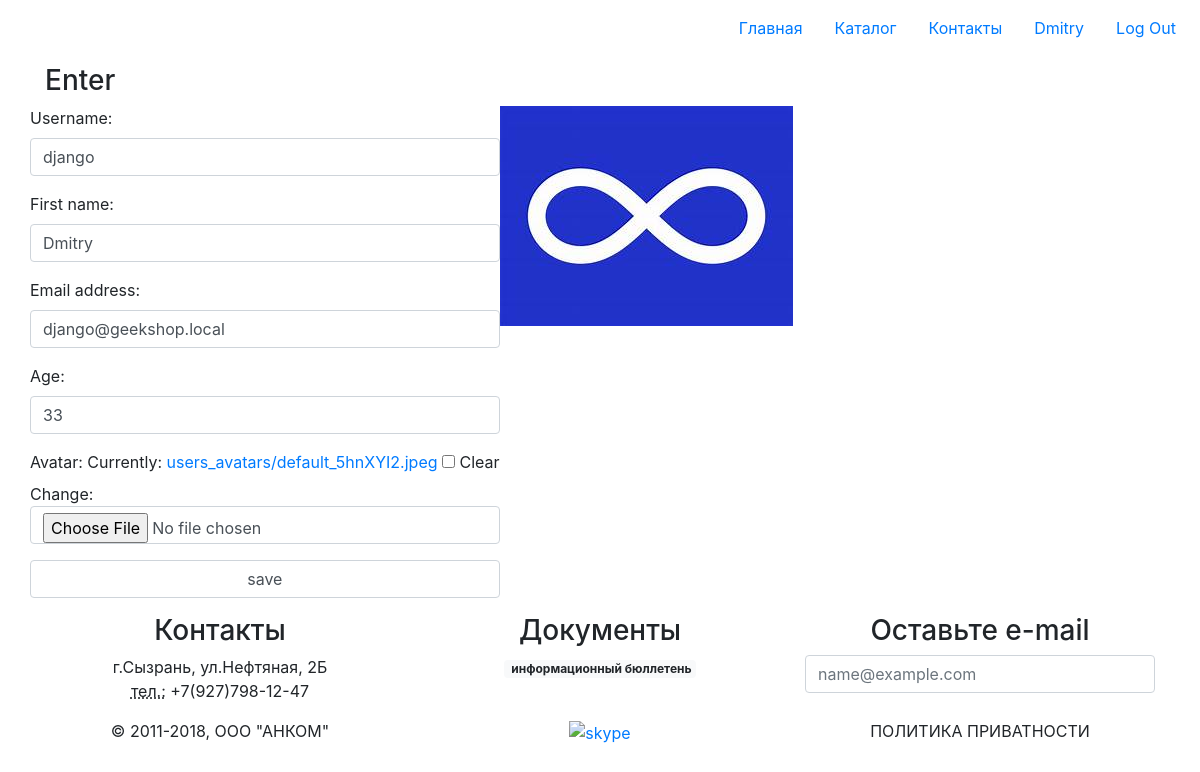
/auth/edit/ (signed in), run on the app's committed database.
### authapp/models.py (models this page shows)
class ShopUser(AbstractUser):
    avatar = models.ImageField(upload_to='users_avatars', blank=True)
    age = models.PositiveIntegerField()

### authapp/views.py (the view)
def edit(request):
    title = 'Edit'
    if request.method == 'POST':
        edit_form = ShopUserEditForm(request.POST, request.FILES, instance=request.user)
        if edit_form.is_valid():
            edit_form.save()
            return HttpResponseRedirect(reverse('auth:edit'))
    else:
        edit_form = ShopUserEditForm(instance=request.user)
    content = {'title': title, 'edit_form': edit_form}
    return render(request, 'authapp/edit.html', content)

### authapp/forms.py (shortened to what this page needs)
class ShopUserEditForm(UserChangeForm):
    class Meta:
        model = ShopUser
        fields = ('username', 'first_name', 'email',
                'age', 'avatar', 'password')
    def __init__(self, *args, **kwargs):
        super(ShopUserEditForm, self).__init__(*args, **kwargs)
        for field_name, field in self.fields.items():
            field.widget.attrs['class'] = 'form-control'
            field.help_text = ''
            if field_name == 'password':
                field.widget = forms.HiddenInput()

### authapp/templates/authapp/edit.html (shortened to what this page needs)
{% extends 'authapp/base.html' %}
{% block content %}
  <form class="form-horizontal" action="{% url 'auth:edit' %}"
  method="post" enctype="multipart/form-data">
    {{ edit_form.as_p }}
    <input class="form-control" type="submit" value="save">
  </form>
  <div class="user_avatar">
    <img src="/media/{{ user.avatar }}" alt="">
  </div>
{% endblock %}

### server/templates/master.html (shortened to what this page needs)
<!doctype html>
<html lang="ru">
  <head>
    <link rel="stylesheet" href="https://stackpath.bootstrapcdn.com/bootstrap/4.1.3/css/bootstrap.min.css">
    {% block page_styles %}
    {% endblock %}
  </head>
  <body class="d-flex flex-column">
    <header class="p-2 flex-{grow|shrink}-0">
      <ul class="nav justify-content-end">
        <li class="nav-item">
          <a class="nav-link active" href="#">Главная</a>
        </li>
        <li class="nav-item">
          <a class="nav-link" href="#">Каталог</a>
        </li>
        <li class="nav-item">
          <a class="nav-link" href="#">Контакты</a>
        </li>
        {% if user.is_authenticated %}
          <li class="nav-item">
            <a class="nav-link" href="{% url 'auth:edit' %}">
              {{ user.first_name|default:'User' }}
            </a>
          </li>
        {% endif %}
        <li>
          {% if user.is_authenticated %}
            <a class="nav-link" href="{% url 'auth:logout' %}">Log Out</a>
          {% else %}
            <a class="nav-link" href="{% url 'auth:login' %}">Log In</a>
          {% endif %}
        </li>
      </ul>
    </header>
    <section>
      {% block page_content %}
      {% endblock %}
    </section>
    <footer class="p-2 flex-{grow|shrink}-0">
      <div class="container">
        <div class="row">
          <div class="col text-center">
            <h3>Контакты</h3>
            <address>
              г.Сызрань, ул.Нефтяная, 2Б
              <br>
              <abbr title="Телефон">тел.:</abbr>
              +7(927)798-12-47
            </address>
          </div>
          <div class="col text-center">
            <h3>Документы</h3>
            <a href="docs/info.pdf" class="badge badge-light">
              информационный бюллетень
            </a>
          </div>
          <div class="col text-center">
            <h3>Оставьте e-mail</h3>
            <form>
            <div class="form-group">
              <input type="email" class="form-control" id="exampleFormControlInput1" placeholder="name@example.com">
            </div>
          </div>
        </div>
        <div class="row">
          <div class="col text-center text-uppercase">
            &copy 2011-2018, ООО "АНКОМ"
          </div>
          <div class="col text-center">
            <a href="skype:desperate_accountant?call">
              <img src="img/skype.png" width="38px" alt="skype">
            </a>
          </div>
          <div class="col text-center text-uppercase">
            политика приватности
          </div>
        </div>
      </div>
    </footer>
  </body>
</html>

### products/static/products/css/style.css (style rules this page uses)
html, body { height: 100%; }

### data on the page
ShopUser: first_name "Dmitry", username "django", email "django@geekshop.local", age "33", avatar (placeholder picture)
